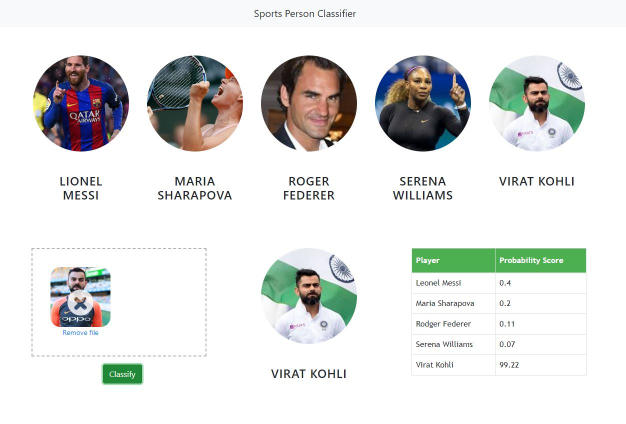
#> input picture ui_snapshot.jpg, 1252 x 847 px (shown at 1/2 size); its folder holds only this picture in this run
$ python -i util.py   (imports and definitions only)
#> lines starting #> are read from the running program, lines starting #| are printed output that depends on the picture
import cv2
import numpy as np
import joblib
import json
import os
import pywt

# Get base directory
BASE_DIR = os.path.dirname(os.path.dirname(os.path.abspath(__file__)))
MODEL_DIR = os.path.join(BASE_DIR, 'model')
CASCADE_PATH = os.path.join(MODEL_DIR, 'opencv', 'haarcascades', 'haarcascade_frontalface_default.xml')
EYE_CASCADE_PATH = os.path.join(MODEL_DIR, 'opencv', 'haarcascades', 'haarcascade_eye.xml')

# Globals
__model = None
__class_name_to_number = {}
__class_number_to_name = {}

def w2d(img, mode='haar', level=1):
    img_gray = cv2.cvtColor(img, cv2.COLOR_BGR2GRAY)
    img_gray = np.float32(img_gray) / 255

    coeffs = pywt.wavedec2(img_gray, mode, level=level)
    coeffs_H = list(coeffs)
    coeffs_H[0] *= 0

    img_reconstructed = pywt.waverec2(coeffs_H, mode)
    img_reconstructed = np.uint8(img_reconstructed * 255)

    return img_reconstructed

def get_cropped_image_if_2_eyes_from_array(img_bytes):
    face_cascade = cv2.CascadeClassifier(cv2.data.haarcascades + 'haarcascade_frontalface_default.xml')
    eye_cascade = cv2.CascadeClassifier(cv2.data.haarcascades + 'haarcascade_eye.xml')

    img = cv2.imdecode(np.frombuffer(img_bytes, np.uint8), cv2.IMREAD_COLOR)
    gray = cv2.cvtColor(img, cv2.COLOR_BGR2GRAY)
    faces = face_cascade.detectMultiScale(gray, 1.3, 5)

    for (x, y, w, h) in faces:
        roi_gray = gray[y:y+h, x:x+w]
        eyes = eye_cascade.detectMultiScale(roi_gray)
        if len(eyes) >= 2:
            return img[y:y+h, x:x+w]

    return None

def classify_image(image_bytes):
    global __model
    if __model is None:
        load_saved_artifacts()

    cropped_img = get_cropped_image_if_2_eyes_from_array(image_bytes)
    if cropped_img is None:
        return {"error": "No face with 2 eyes detected."}

    img_resized = cv2.resize(cropped_img, (32, 32))
    img_har = w2d(img_resized, 'db1', 5)
    img_har_resized = cv2.resize(img_har, (32, 32))

    combined_img = np.vstack((img_resized.reshape(32*32*3, 1), img_har_resized.reshape(32*32, 1)))
    X_input = np.array(combined_img).reshape(1, -1)

    expected_feature_size = 4096
    if X_input.shape[1] != expected_feature_size:
        return {"error": f"Feature shape mismatch: Expected {expected_feature_size}, got {X_input.shape[1]}"}

    prediction = __model.predict(X_input)[0]

    if isinstance(prediction, int) and prediction in __class_number_to_name:
        return {"predicted_class": __class_number_to_name[prediction]}
    elif isinstance(prediction, str):
        return {"predicted_class": prediction}
    else:
        return {"error": f"Prediction '{prediction}' not found in class dictionary."}

def load_saved_artifacts():
    global __class_name_to_number
    global __class_number_to_name
    global __model

    print(" Loading saved artifacts...")
    with open(os.path.join(MODEL_DIR, 'class_dictionary.json'), "r") as f:
        __class_name_to_number = json.load(f)
        __class_number_to_name = {v: k for k, v in __class_name_to_number.items()}

    __model = joblib.load(os.path.join(MODEL_DIR, "saved_model.pkl"))
    print(" Artifacts loaded successfully.")

>>> import cv2
>>> picture = cv2.imread('../ui_snapshot.jpg', cv2.IMREAD_GRAYSCALE)
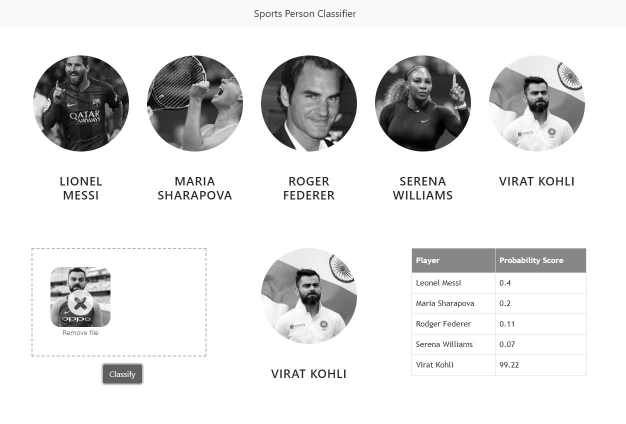
#> picture: shape (847, 1252) (shown at 1/2 size); min 0, max 255, mean 226.1
>>> result = classify_image(picture)
#> (reads model/class_dictionary.json from the repository)
#> (the run stopped early here; a loop or call above may not have finished)
